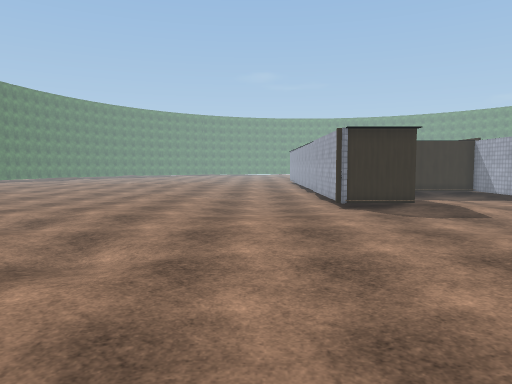
[1] (above)

24 first-person views from a walk through a scene from a Unity 3-D project. The camera is 1.5 m above the floor, tilts 4° down and sees 70° across. Doors are open. The floor is counted in squares, 1 m on a side. Each view is taken from the middle of a square. On the plan, view 1 faces up. The plan holds only what a view shows up to about 16 squares ahead; the rest is blank. The place goes on beyond the plan. The player is left out. Some surface patterns are stand-ins.

[2]
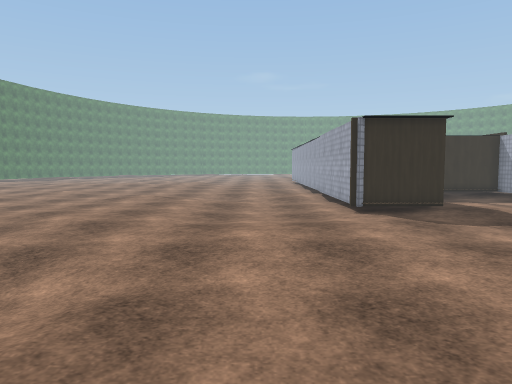

[3]
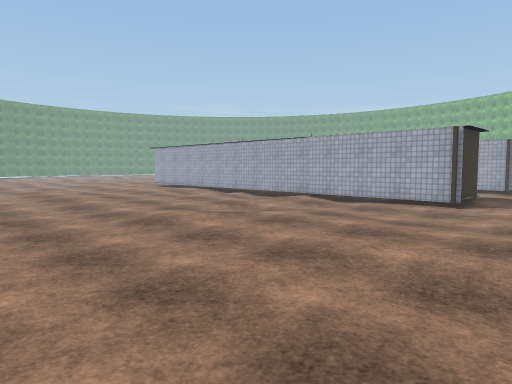

[4]
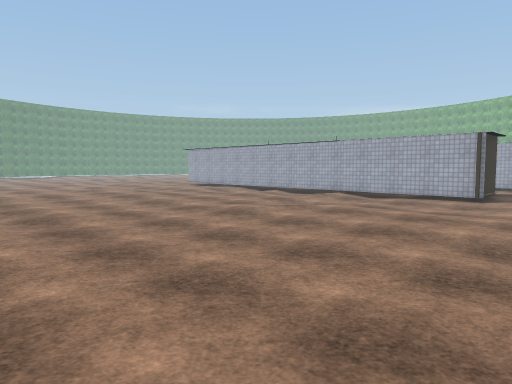

[5]
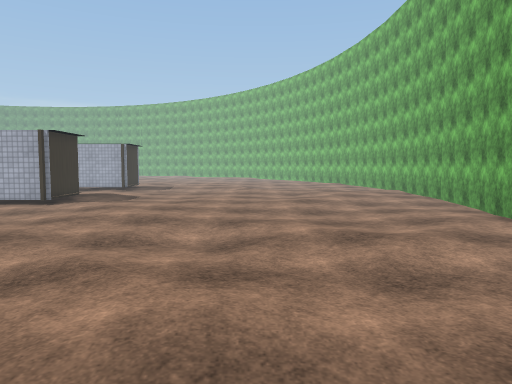

[6]
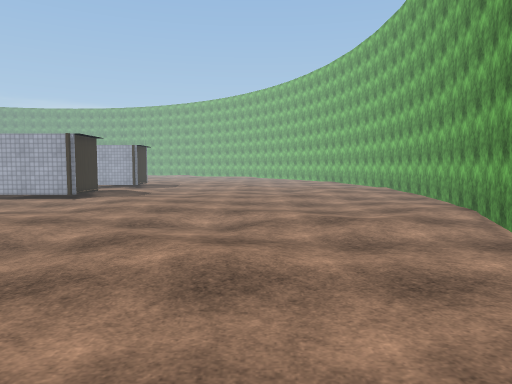

[7]
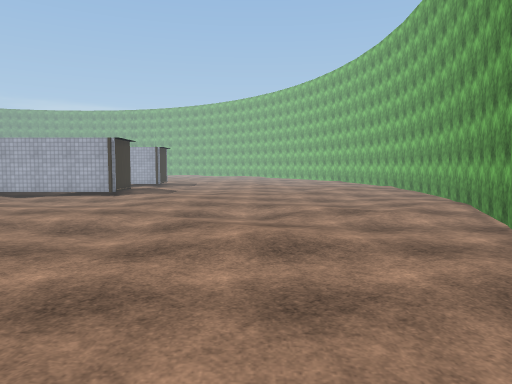

[8]
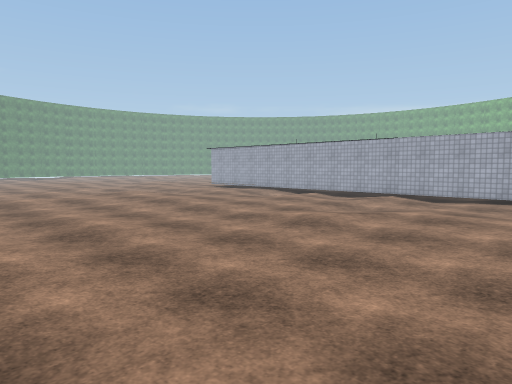

[9]
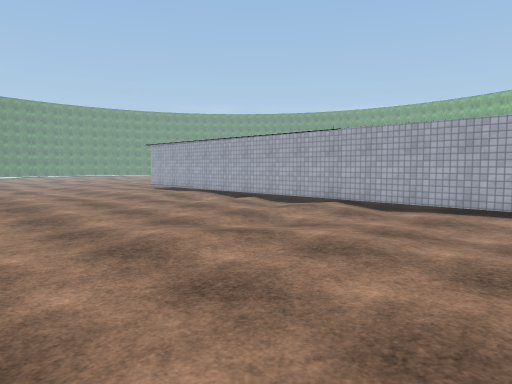

[10]
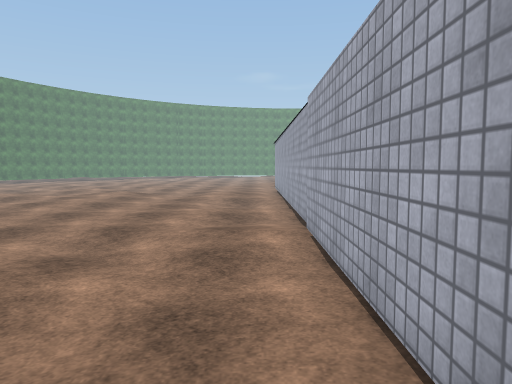

[11]
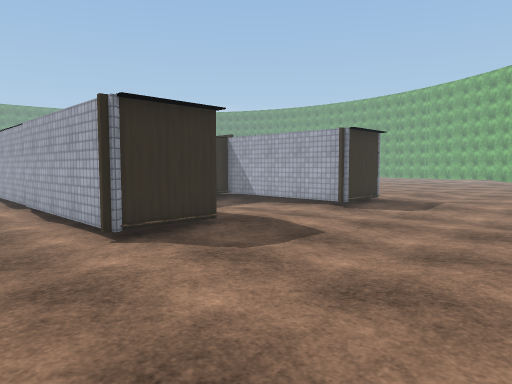

[12]
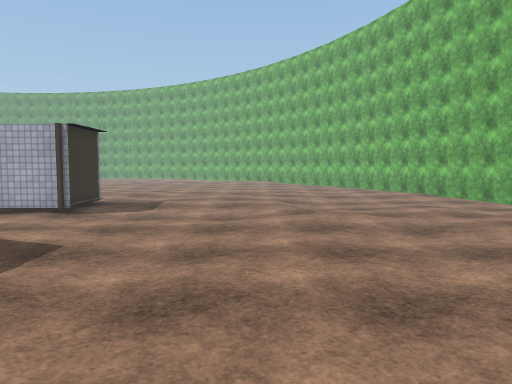

[13]
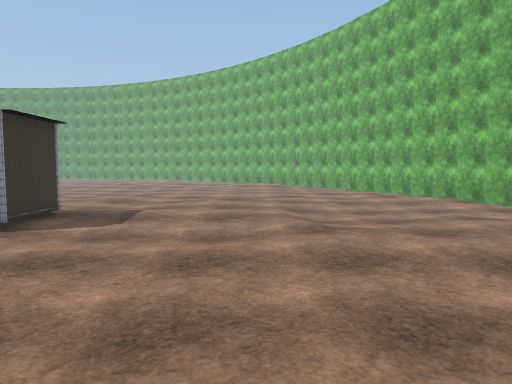

[14]
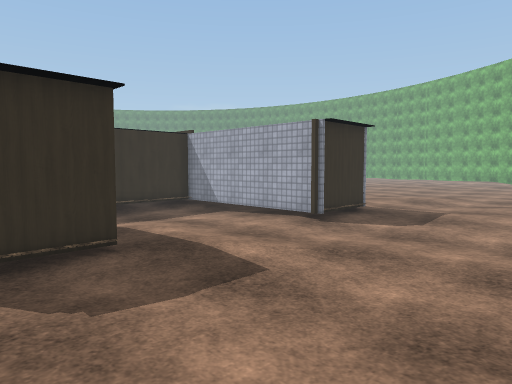

[15]
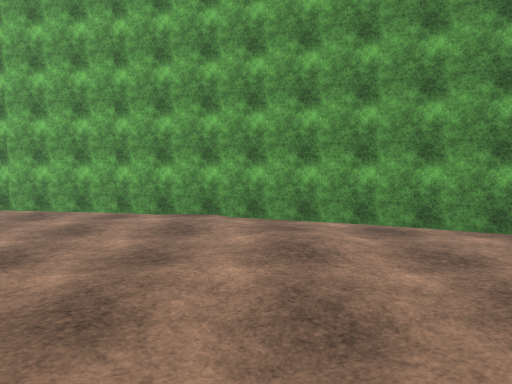

[16]
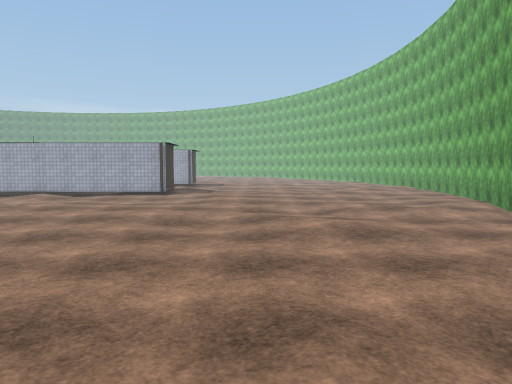

[17]
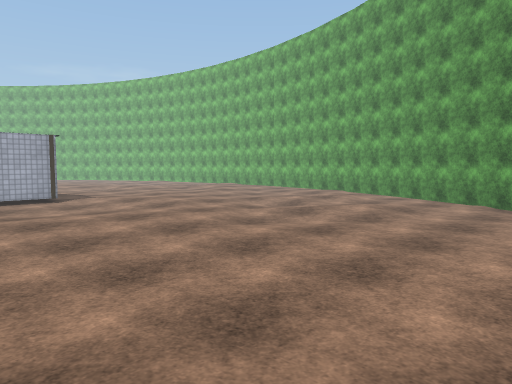

[18]
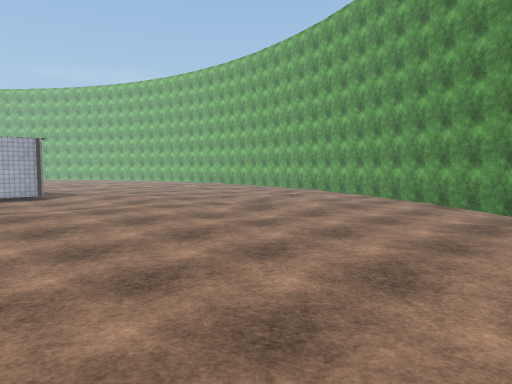

[19]
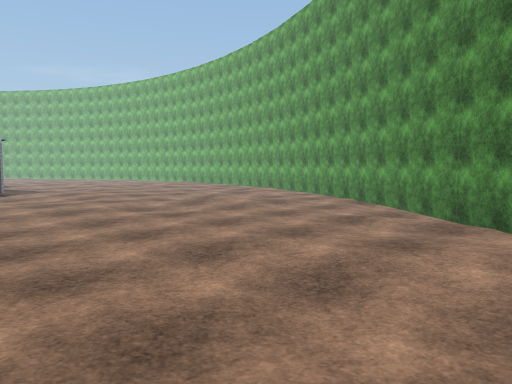

[20]
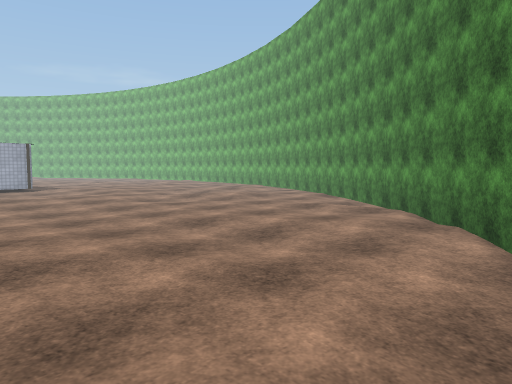

[21]
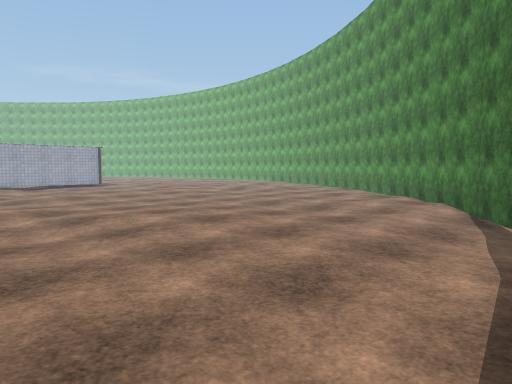

[22]
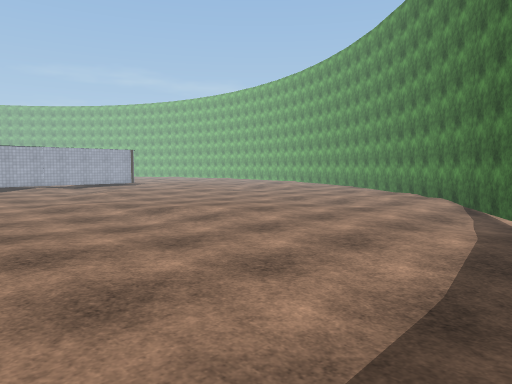

[23]
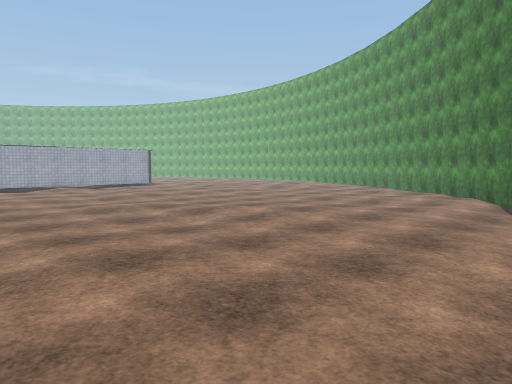

[24]
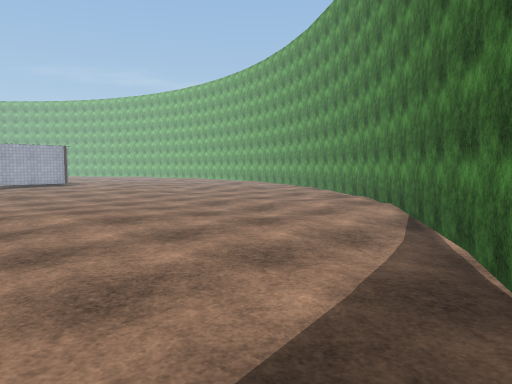

### Floor plan
Key: @ floor where view 1 was taken; # wall or solid block; . main floor; : floor 0.25 m higher than the main floor; - floor 0.25 m lower than the main floor; / step, stairs or slope; T thing the floor can be seen under or through.
Columns run from 25 left of view 1 to 19 right of it. Each row starts with its distance up from view 1.
 28  .            ......... ....#
 27 .  .......    ............-/#
 26   ..................:.....- #
 25  .........................  #
 24  ...........................#:
 23  ...........................#:
 22 ..........-................-#:
 21  ...........................#:
 20  ...........................#:
 19  ......................--...T::  ----#
 18  .......................--..T::  ----#
 17  #..........................T::  .--.#
 16  #..........................T:: .....#
 15  ##.........................T:: .....#:
 14   ##.....................-..T::......#: .....
 13    #........................TTT.:....###.....
 12    ##...........................:............
 11     ##::.....................................
 10      #::..........--.........................
  9      ##...........-..........................
  8       ##.............................-.......
  7        ##....................................
  6         ##........:..--................/.....
  5          ###........................:..---...
  4            ##..........................----..
  3             ##.........................----..
  2              ###............... ........----.
  1                ###.............  :...........
  0                  ###.....@.....    ..........
 -1                    ####........     .........
 -2                       ####.....       .-...##
 -3                          #######       #####

Where each view was taken, in squares from view 1:
view 1: 0 up, 0 right, facing up
view 2: 2 up, 0 right, facing up
view 3: 9 up, 11 left, facing up-right
view 4: 9 up, 14 left, facing up-right
view 5: 5 up, 11 left, facing right
view 6: 5 up, 13 left, facing right
view 7: 6 up, 15 left, facing right
view 8: 12 up, 14 left, facing up-right
view 9: 12 up, 9 left, facing up-right
view 10: 12 up, 2 right, facing up
view 11: 6 up, 0 right, facing up-right
view 12: 7 up, 0 right, facing right
view 13: 7 up, 3 right, facing right
view 14: 7 up, 3 right, facing up-right
view 15: 9 up, 3 left, facing down
view 16: 8 up, 17 left, facing right
view 17: 18 up, 14 left, facing down-right
view 18: 18 up, 16 left, facing down-right
view 19: 17 up, 19 left, facing down-right
view 20: 19 up, 22 left, facing down-right
view 21: 24 up, 24 left, facing down-right
view 22: 27 up, 25 left, facing down-right
view 23: 28 up, 24 left, facing down-right
view 24: 22 up, 25 left, facing down-right
